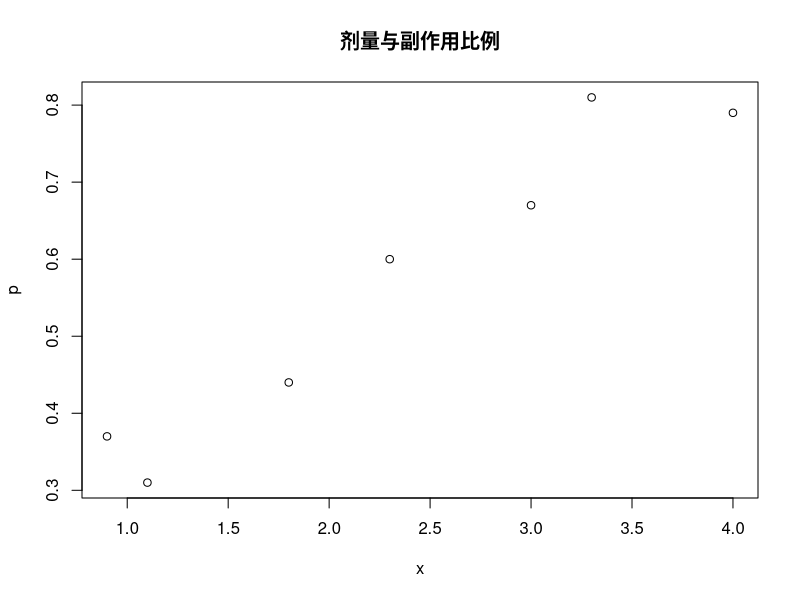
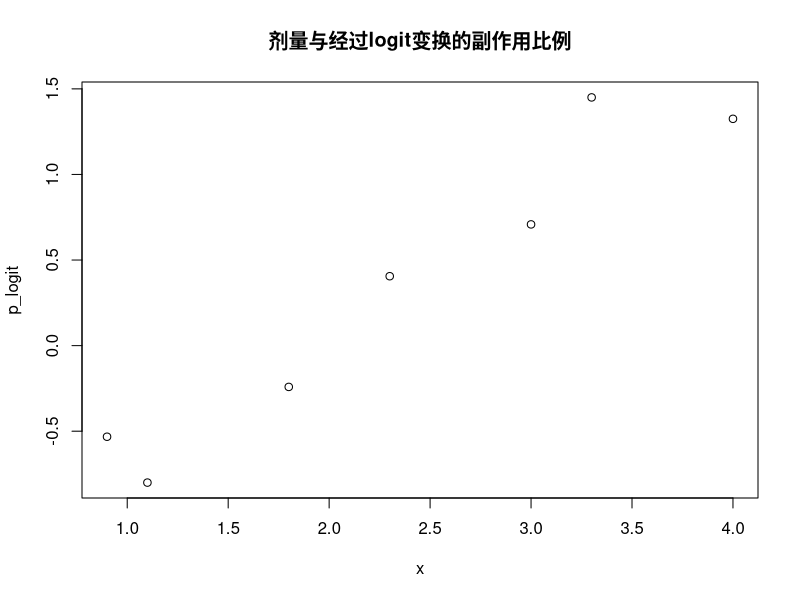

The R script that drew these images, in order:
## ---- chunk 1
question_3 <- function(){
  y=c(17,26,21,30,22,0,12,19,4,16,28,15,11,38,31,21,20,13,30,14)
  x1=c(151,92,175,31,104,277,210,120,290,238,164,272,295,68,85,224,166,305,124,246)
  x2=c(0,0,0,0,0,0,0,0,0,0,1,1,1,1,1,1,1,1,1,1)
  lr_q3 = lm(y~x1+x2)
  print('-------------')
  print('第八章问题三')
  print('引入虚拟变量,互助对应0,股份对应1')
  print(summary(lr_q3))
  print('两个变量都十分显著')
  print(sprintf('y对公司规模的回归系数为%f',(summary(lr_q3)$coef[2,1])))
  print(sprintf('y对公司类型的回归系数为%f',(summary(lr_q3)$coef[3,1])))
  print('-------------')
}
question_3()
## ---- chunk 2
question_7 <- function(){
  x=c(0.9,1.1,1.8,2.3,3.0,3.3,4.0)
  p=c(0.37,0.31,0.44,0.6,0.67,0.81,0.79)
  print('-------------')
  print('第八章问题7')
  print('第一问')
  plot(x,p)
  title('剂量与副作用比例')
  linear_regression = lm(p~x)
  print('由散点图初步认为p与x有线性关系')
  print(summary(linear_regression))
  print('由检验结果认为建立p与x的线性回归方程合适')
  print(sprintf('p对x的线性回归系数为%f',summary(linear_regression)$coef[2,1]))
  print('第二问')
  print('对p进行logit变换')
  p_logit = log(p/(1-p))
  plot(x,p_logit)
  title('剂量与经过logit变换的副作用比例')
  logit_linear_regression = lm(p_logit~x)
  print(summary(logit_linear_regression))
  print(sprintf('p对x的logistic回归系数为%f',summary(logit_linear_regression)$coef[2,1]))

  print('-------------')
}
question_7()
